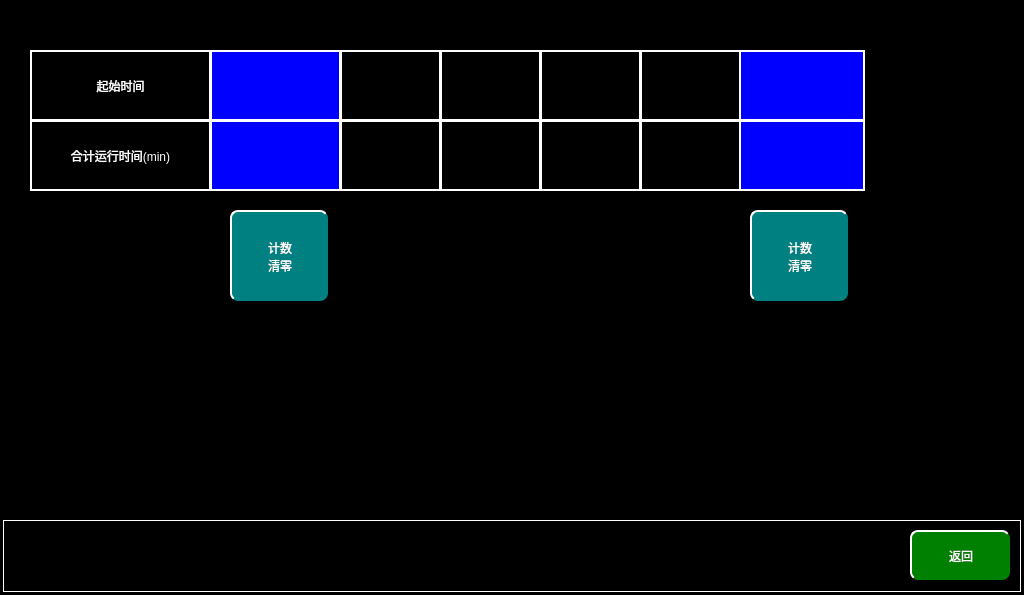
<?xml version="1.0" encoding="UTF-8"?>
<ui version="4.0">
 <class>MaintainceACPRunPage</class>
 <widget class="QWidget" name="MaintainceACPRunPage">
  <property name="geometry">
   <rect>
    <x>0</x>
    <y>0</y>
    <width>1024</width>
    <height>595</height>
   </rect>
  </property>
  <property name="windowTitle">
   <string>Form</string>
  </property>
  <property name="styleSheet">
   <string notr="true">QWidget
{
	background-color:black;

}
QLabel
{
font:20px  &quot;微软雅黑&quot;;
color:white;
border:2px solid white;
}
QPushButton
{
	border-radius:8px;
font: 20px, &quot;微软雅黑&quot;;color: white;background-color: rgb(0, 128, 128);border-top: 2px solid white;border-left: 2px solid white;
}</string>
  </property>
  <widget class="QPushButton" name="returnBtn">
   <property name="geometry">
    <rect>
     <x>910</x>
     <y>530</y>
     <width>100</width>
     <height>50</height>
    </rect>
   </property>
   <property name="focusPolicy">
    <enum>Qt::NoFocus</enum>
   </property>
   <property name="styleSheet">
    <string notr="true">QPushButton
{
	font: 20px, &quot;微软雅黑&quot;;
    color: white;
	background-color: rgb(0, 128, 0);
    border-top: 2px solid white;
	border-left: 2px solid white;

}</string>
   </property>
   <property name="text">
    <string>返回</string>
   </property>
  </widget>
  <widget class="QLabel" name="label">
   <property name="geometry">
    <rect>
     <x>3</x>
     <y>520</y>
     <width>1018</width>
     <height>72</height>
    </rect>
   </property>
   <property name="styleSheet">
    <string notr="true">
background-color: rgb(0, 0, 0);

	border:1px solid white;
</string>
   </property>
   <property name="text">
    <string/>
   </property>
  </widget>
  <widget class="QLabel" name="label_2">
   <property name="geometry">
    <rect>
     <x>30</x>
     <y>50</y>
     <width>181</width>
     <height>71</height>
    </rect>
   </property>
   <property name="text">
    <string>起始时间</string>
   </property>
   <property name="alignment">
    <set>Qt::AlignCenter</set>
   </property>
  </widget>
  <widget class="QLabel" name="label_3">
   <property name="geometry">
    <rect>
     <x>30</x>
     <y>120</y>
     <width>181</width>
     <height>71</height>
    </rect>
   </property>
   <property name="text">
    <string>合计运行时间(min)</string>
   </property>
   <property name="alignment">
    <set>Qt::AlignCenter</set>
   </property>
  </widget>
  <widget class="QLabel" name="label_5">
   <property name="geometry">
    <rect>
     <x>340</x>
     <y>50</y>
     <width>101</width>
     <height>71</height>
    </rect>
   </property>
   <property name="text">
    <string/>
   </property>
   <property name="alignment">
    <set>Qt::AlignCenter</set>
   </property>
  </widget>
  <widget class="QLabel" name="label_6">
   <property name="geometry">
    <rect>
     <x>340</x>
     <y>120</y>
     <width>101</width>
     <height>71</height>
    </rect>
   </property>
   <property name="text">
    <string/>
   </property>
   <property name="alignment">
    <set>Qt::AlignCenter</set>
   </property>
  </widget>
  <widget class="QLabel" name="MP1ACPTotaltimelbl">
   <property name="geometry">
    <rect>
     <x>210</x>
     <y>120</y>
     <width>131</width>
     <height>71</height>
    </rect>
   </property>
   <property name="styleSheet">
    <string notr="true">background-color:blue;font:20px  &quot;微软雅黑&quot;;</string>
   </property>
   <property name="text">
    <string/>
   </property>
   <property name="alignment">
    <set>Qt::AlignCenter</set>
   </property>
  </widget>
  <widget class="QLabel" name="MP1ACPStarttimelbl">
   <property name="geometry">
    <rect>
     <x>210</x>
     <y>50</y>
     <width>131</width>
     <height>71</height>
    </rect>
   </property>
   <property name="styleSheet">
    <string notr="true">background-color:blue;font:20px  &quot;微软雅黑&quot;;</string>
   </property>
   <property name="text">
    <string/>
   </property>
   <property name="alignment">
    <set>Qt::AlignCenter</set>
   </property>
  </widget>
  <widget class="QLabel" name="label_8">
   <property name="geometry">
    <rect>
     <x>440</x>
     <y>120</y>
     <width>101</width>
     <height>71</height>
    </rect>
   </property>
   <property name="text">
    <string/>
   </property>
   <property name="alignment">
    <set>Qt::AlignCenter</set>
   </property>
  </widget>
  <widget class="QLabel" name="label_9">
   <property name="geometry">
    <rect>
     <x>440</x>
     <y>50</y>
     <width>101</width>
     <height>71</height>
    </rect>
   </property>
   <property name="text">
    <string/>
   </property>
   <property name="alignment">
    <set>Qt::AlignCenter</set>
   </property>
  </widget>
  <widget class="QLabel" name="label_12">
   <property name="geometry">
    <rect>
     <x>540</x>
     <y>120</y>
     <width>101</width>
     <height>71</height>
    </rect>
   </property>
   <property name="text">
    <string/>
   </property>
   <property name="alignment">
    <set>Qt::AlignCenter</set>
   </property>
  </widget>
  <widget class="QLabel" name="label_13">
   <property name="geometry">
    <rect>
     <x>540</x>
     <y>50</y>
     <width>101</width>
     <height>71</height>
    </rect>
   </property>
   <property name="text">
    <string/>
   </property>
   <property name="alignment">
    <set>Qt::AlignCenter</set>
   </property>
  </widget>
  <widget class="QLabel" name="MP2ACPStarttimelbl">
   <property name="geometry">
    <rect>
     <x>734</x>
     <y>50</y>
     <width>131</width>
     <height>71</height>
    </rect>
   </property>
   <property name="styleSheet">
    <string notr="true">background-color:blue;font:20px  &quot;微软雅黑&quot;;</string>
   </property>
   <property name="text">
    <string/>
   </property>
   <property name="alignment">
    <set>Qt::AlignCenter</set>
   </property>
  </widget>
  <widget class="QLabel" name="MP2ACPTotaltimelbl">
   <property name="geometry">
    <rect>
     <x>734</x>
     <y>120</y>
     <width>131</width>
     <height>71</height>
    </rect>
   </property>
   <property name="styleSheet">
    <string notr="true">background-color:blue;font:20px  &quot;微软雅黑&quot;;</string>
   </property>
   <property name="text">
    <string/>
   </property>
   <property name="alignment">
    <set>Qt::AlignCenter</set>
   </property>
  </widget>
  <widget class="QLabel" name="label_16">
   <property name="geometry">
    <rect>
     <x>640</x>
     <y>50</y>
     <width>101</width>
     <height>71</height>
    </rect>
   </property>
   <property name="text">
    <string/>
   </property>
   <property name="alignment">
    <set>Qt::AlignCenter</set>
   </property>
  </widget>
  <widget class="QLabel" name="label_18">
   <property name="geometry">
    <rect>
     <x>640</x>
     <y>120</y>
     <width>101</width>
     <height>71</height>
    </rect>
   </property>
   <property name="text">
    <string/>
   </property>
   <property name="alignment">
    <set>Qt::AlignCenter</set>
   </property>
  </widget>
  <widget class="QPushButton" name="MP1ClearBtn">
   <property name="geometry">
    <rect>
     <x>230</x>
     <y>210</y>
     <width>98</width>
     <height>91</height>
    </rect>
   </property>
   <property name="focusPolicy">
    <enum>Qt::NoFocus</enum>
   </property>
   <property name="text">
    <string>计数
清零</string>
   </property>
  </widget>
  <widget class="QPushButton" name="MP2ClearBtn">
   <property name="geometry">
    <rect>
     <x>750</x>
     <y>210</y>
     <width>98</width>
     <height>91</height>
    </rect>
   </property>
   <property name="focusPolicy">
    <enum>Qt::NoFocus</enum>
   </property>
   <property name="text">
    <string>计数
清零</string>
   </property>
  </widget>
  <zorder>label</zorder>
  <zorder>returnBtn</zorder>
  <zorder>label_2</zorder>
  <zorder>label_3</zorder>
  <zorder>label_5</zorder>
  <zorder>label_6</zorder>
  <zorder>MP1ACPTotaltimelbl</zorder>
  <zorder>MP1ACPStarttimelbl</zorder>
  <zorder>label_8</zorder>
  <zorder>label_9</zorder>
  <zorder>label_12</zorder>
  <zorder>label_13</zorder>
  <zorder>MP2ACPStarttimelbl</zorder>
  <zorder>MP2ACPTotaltimelbl</zorder>
  <zorder>label_16</zorder>
  <zorder>label_18</zorder>
  <zorder>MP1ClearBtn</zorder>
  <zorder>MP2ClearBtn</zorder>
 </widget>
 <resources/>
 <connections/>
</ui>
